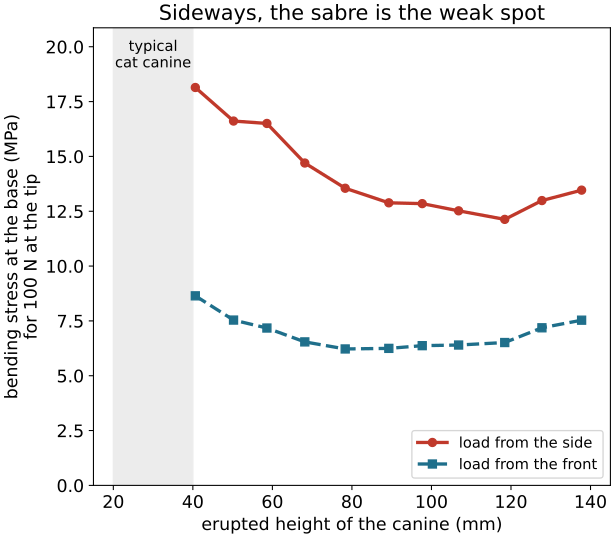

Here is the Python script that generated this plot:
# sabre_bending.py – From “Sabre-Toothed Cat: Weak Bite, Fragile Sabres”
# https://wildbionics.com/articles/smilodon-bite/ · Code: MIT licence
# Needs: python3 -m pip install numpy matplotlib
# Run: python3 sabre_bending.py   (https://wildbionics.com/run-code/)

import numpy as np
import matplotlib.pyplot as plt

# How strong is a sabre? The upper canine of Smilodon fatalis as a cantilever beam with an
# elliptical cross-section, measured at the gum line of each stage of a simulated eruption (the adult tooth shifted step by step into the jaw).
# Data: Tseng (2025), Table S1, "morpho" models (article licensed CC BY-NC-ND 4.0; measurement values quoted with citation): (erupted height, front-to-back
# length x, side-to-side width y) in mm.
CANINES = {
    "AMNH FM55576": [(40.62, 21.58, 10.28), (50.23, 24.64, 11.18), (58.62, 26.75, 11.63),
                     (68.15, 28.78, 12.81), (78.31, 30.34, 13.93), (89.28, 31.08, 15.07),
                     (97.68, 31.58, 15.66), (106.83, 32.16, 16.44), (118.43, 32.55, 17.48),
                     (127.78, 31.99, 17.70), (137.76, 32.17, 18.00)],
    "KU S2255": [(20.20, 14.89, 7.73), (31.31, 19.81, 9.67), (42.91, 22.99, 10.58),
                 (54.85, 26.80, 11.96), (65.21, 29.56, 13.25), (75.16, 31.41, 13.94),
                 (85.12, 33.21, 14.94), (95.03, 34.63, 15.65)],
}
SPECIMEN_INDEX = 0          # 0: AMNH FM55576, the longest series in Table S1 (11 stages, 41–138 mm); 1: KU S2255
SPECIMEN = list(CANINES)[SPECIMEN_INDEX]
LOAD_N = 100.0              # force at the tip (N) – an assumed round value for comparison
ROUND = False               # True: same cross-sectional area, but a round tooth


def bending_stress(force, height, x, y):
    """Peak bending stress (MPa) at the base of an elliptical cantilever.
    Semi-axes a = x/2 (front-to-back) and b = y/2 (side-to-side), all in mm.
    Side load bends about the long axis: section modulus π·a·b²/4.
    Front load bends about the short axis: section modulus π·b·a²/4."""
    a, b = x / 2, y / 2
    moment = force * height                      # N·mm
    side = moment / (np.pi * a * b**2 / 4)       # N/mm² = MPa
    front = moment / (np.pi * b * a**2 / 4)
    return side, front


data = np.array(CANINES[SPECIMEN])
height, x, y = data.T
if ROUND:                                        # same area, circular: x = y = √(x·y)
    x = y = np.sqrt(x * y)
side, front = bending_stress(LOAD_N, height, x, y)

print(f"{SPECIMEN}, load {LOAD_N:.0f} N at the tip")
for h, s, f in ((height[0], side[0], front[0]), (height[-1], side[-1], front[-1])):
    print(f"  height {h:.0f} mm: {s:.1f} MPa from the side, {f:.1f} MPa from the front")
print(f"at the last stage, a side load stresses the tooth {side[-1] / front[-1]:.1f} times more than a front load")
print(f"from first to last stage, the side stress changes by a factor of {side[-1] / side[0]:.2f}, "
      f"while the height grows {height[-1] / height[0]:.1f} times")

plt.rcParams["font.size"] = 13      # large type: the chart stays readable on a phone
fig, ax = plt.subplots(figsize=(6.4, 5.6), layout="constrained")
ax.plot(height, side, "o-", lw=2.5, color="#c0392b", label="load from the side")
ax.plot(height, front, "s--", lw=2.5, color="#1f6f8b", label="load from the front")
ax.set_ylim(0, 1.15 * side.max())
ax.axvspan(20, 40, color="grey", alpha=0.15)
ax.text(30, 1.12 * side.max(), "typical\ncat canine", ha="center", va="top", fontsize=11)
ax.set_xlabel("erupted height of the canine (mm)")
ax.set_ylabel(f"bending stress at the base (MPa)\nfor {LOAD_N:.0f} N at the tip")
ax.set_xlim(15, 145)
ax.set_title("Sideways, the sabre is the weak spot")
ax.legend(loc="lower right", fontsize=11)
plt.show()
